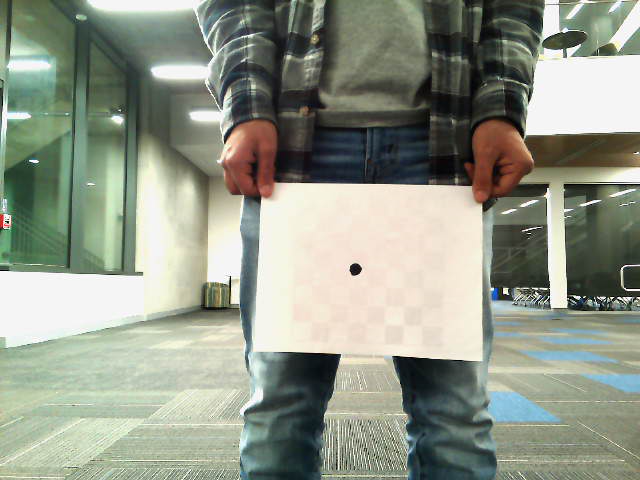
#> input picture Images/L_25.png, 640 x 480 px, found by its file name; its folder holds 4 pictures in this run
$ python compareDisparity.py
#> lines starting #> are read from the running program, lines starting #| are printed output that depends on the picture; pictures that were not available may be replaced by others from this repository, and a replacement may not be noted
import cv2 as cv
import os
from time import time
import matplotlib.pyplot as plt
from matplotlib.pylab import cm
import numpy as np
import csv

#objects = ['art','chess','cone','curule','mask','piano']
#objects = ['piano']
depths = [25,50,75,100,150,200]
if(not os.path.exists('./disMaps')):
	os.mkdir('./disMaps')


for depth in depths:
	image_L = cv.imread(f'../Images/L_{depth}.png', 0)
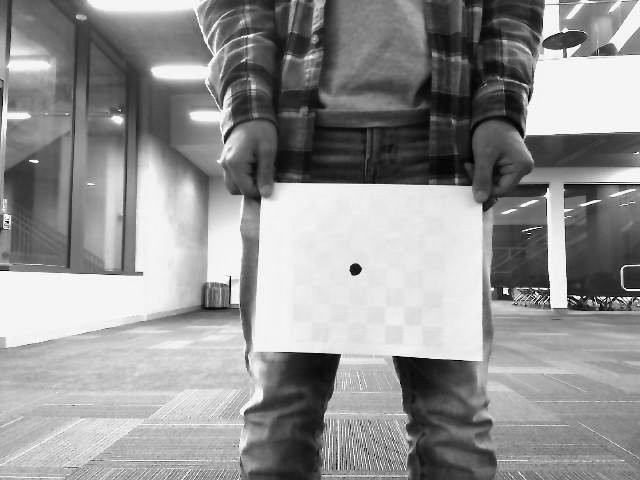
#> image_L: shape (480, 640); min 0, max 255, mean 147
	image_R = cv.imread(f'../Images/R_{depth}.png', 0)
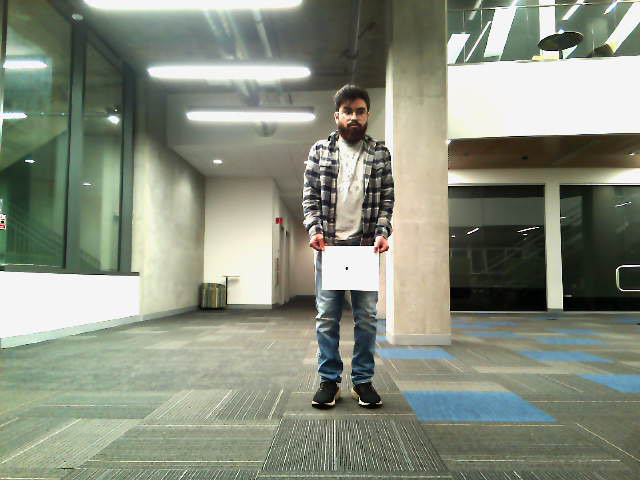
#> input picture Images/L_100.png, 640 x 480 px, given in place of R_25.png, which was not available
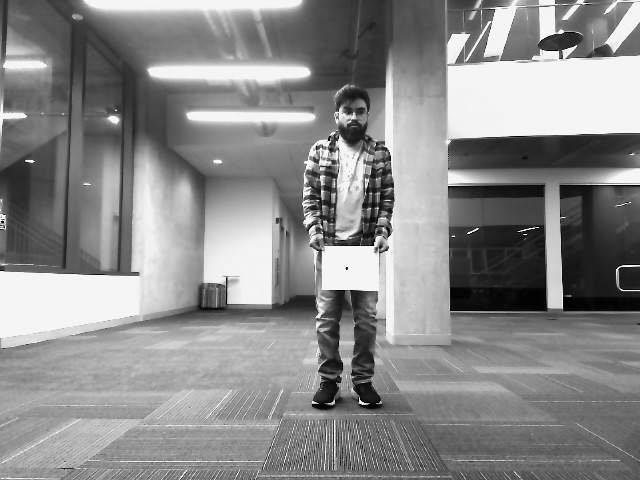
#> image_R: shape (480, 640); min 0, max 255, mean 138.1
	entrylist = []

	if(not os.path.exists(f'./disMaps/Z_{depth}')):
		os.mkdir(f'./disMaps/Z_{depth}')
	for i in range(5,53,4): #Up to 256 Disparities
		entry = []
		entry.append(i)
		stereo = cv.StereoBM_create(numDisparities=32, blockSize=i)

		# Time Metric
		start = time()
		disparity = stereo.compute(image_L, image_R)
		comp = 1000*(time() - start)
		disparity = ((disparity+16)/4 - 1).astype(np.uint8)
		disparity = cv.cvtColor(np.uint8(cm.jet(disparity)*255),cv.COLOR_RGBA2RGB)
		entry.append(comp)
		entrylist.append(entry)

		#Saving Disparity to File
		cv.imwrite(f'./disMaps/Z_{depth}/block{i}.png',disparity)
		print(f'{depth} in.: Finished in {comp} ms for Block = {i}')
#> this loop made 12 passes
#> pass 1, `disparity = stereo.compute(image_L, image_R)`:
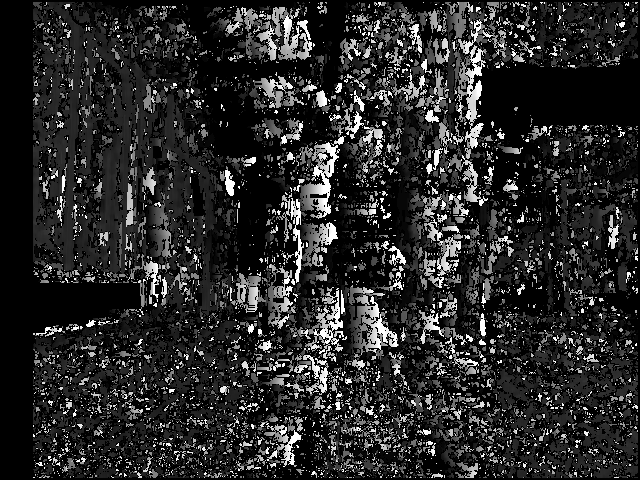
#> disparity: shape (480, 640) int16; min -16, max 496, mean 67.8; drawn with min black and max white
#> pass 1, `disparity = ((disparity+16)/4 - 1).astype(np.uint8)`:
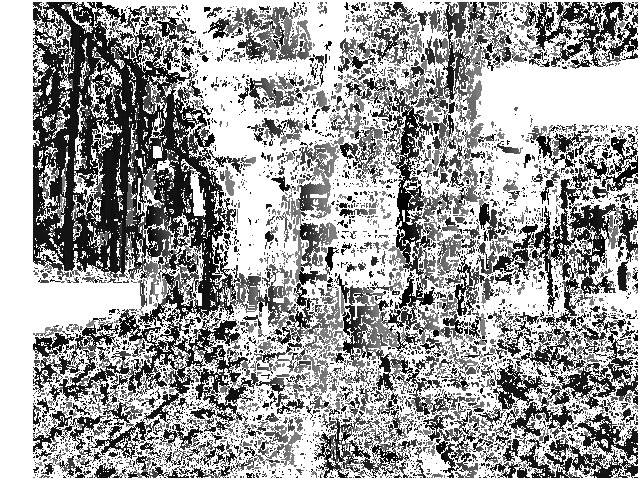
#> disparity: shape (480, 640); min 3, max 255, mean 160.5
#> pass 1, `disparity = cv.cvtColor(np.uint8(cm.jet(disparity)*255),cv.COLOR_RGBA2..`:
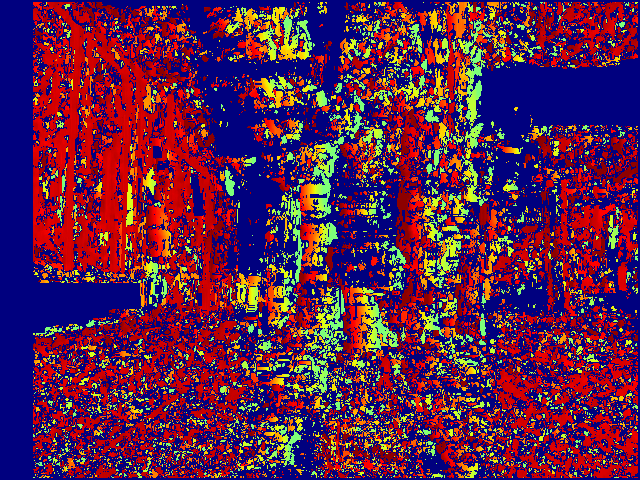
#> disparity: shape (480, 640, 3); mean B, G, R 75.9, 34.2, 94.1
#> pass 2, `disparity = stereo.compute(image_L, image_R)`:
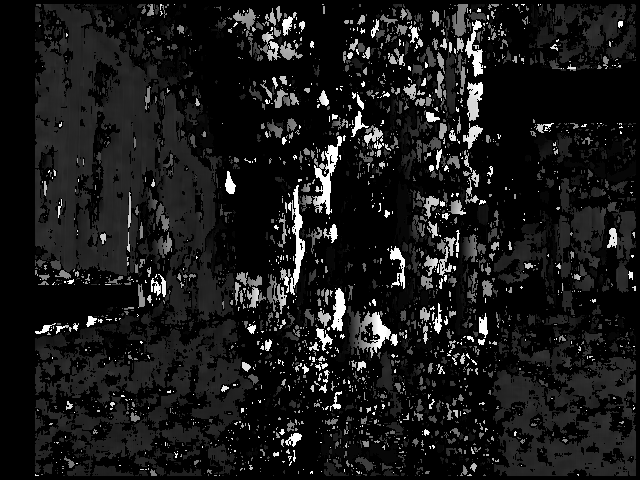
#> disparity: shape (480, 640) int16; min -16, max 496, mean 35.3; drawn with min black and max white
#> after the loop, entrylist = [[5, 26.26], [9, 20.6], [13, 9.51], [17, 10.29], [21, 9.83], [25, 12.26], [29, 12.49], [33, 14.79], [37, 11.3], [41, 12.43], [45, 10.79], [49, 11.67]]
	#Computation Calculation
	headers = ['Block Size','Computation Time (ms)']
	file = open(f'./disMaps/Z_{depth}.csv','w',newline='')
	csvwriter = csv.writer(file)
	csvwriter.writerow(headers)
	csvwriter.writerows(entrylist)
	file.close()
#> pass 2 of the loop `for depth in depths:`:
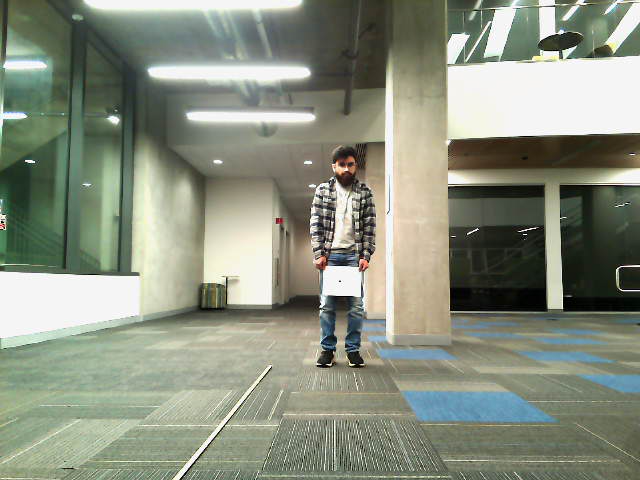
#> input picture Images/L_150.png, 640 x 480 px, given in place of L_50.png, which was not available
#> the loop `for i in range(5,53,4):` made 12 passes
#> pass 1, `disparity = cv.cvtColor(np.uint8(cm.jet(disparity)*255),cv.COLOR_RGBA2..`:
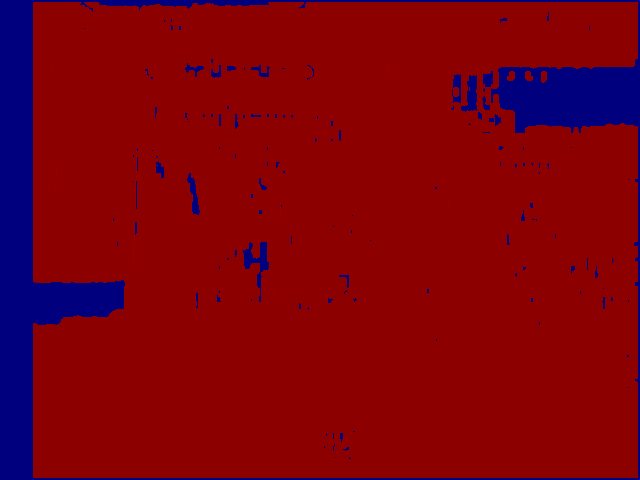
#> disparity: shape (480, 640, 3); mean B, G, R 14, 0, 125.4
#> pass 2, `disparity = stereo.compute(image_L, image_R)`:
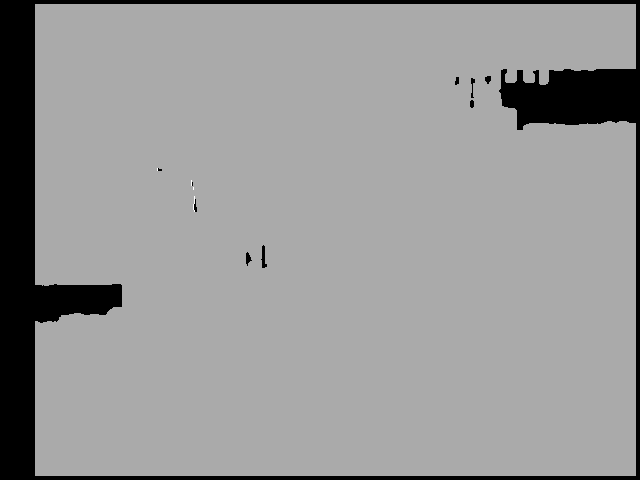
#> disparity: shape (480, 640) int16; min -16, max 8, mean -1.72; drawn with min black and max white
#> after the loop `for i in range(5,53,4):`: entrylist = [[5, 13.19], [9, 12.71], [13, 9.19], [17, 9.1], [21, 9.14], [25, 14.62], [29, 14.63], [33, 14.44], [37, 14.71], [41, 14.36], [45, 14.97], [49, 15.82]]
#> (the run stopped early here; a loop or call above may not have finished)
